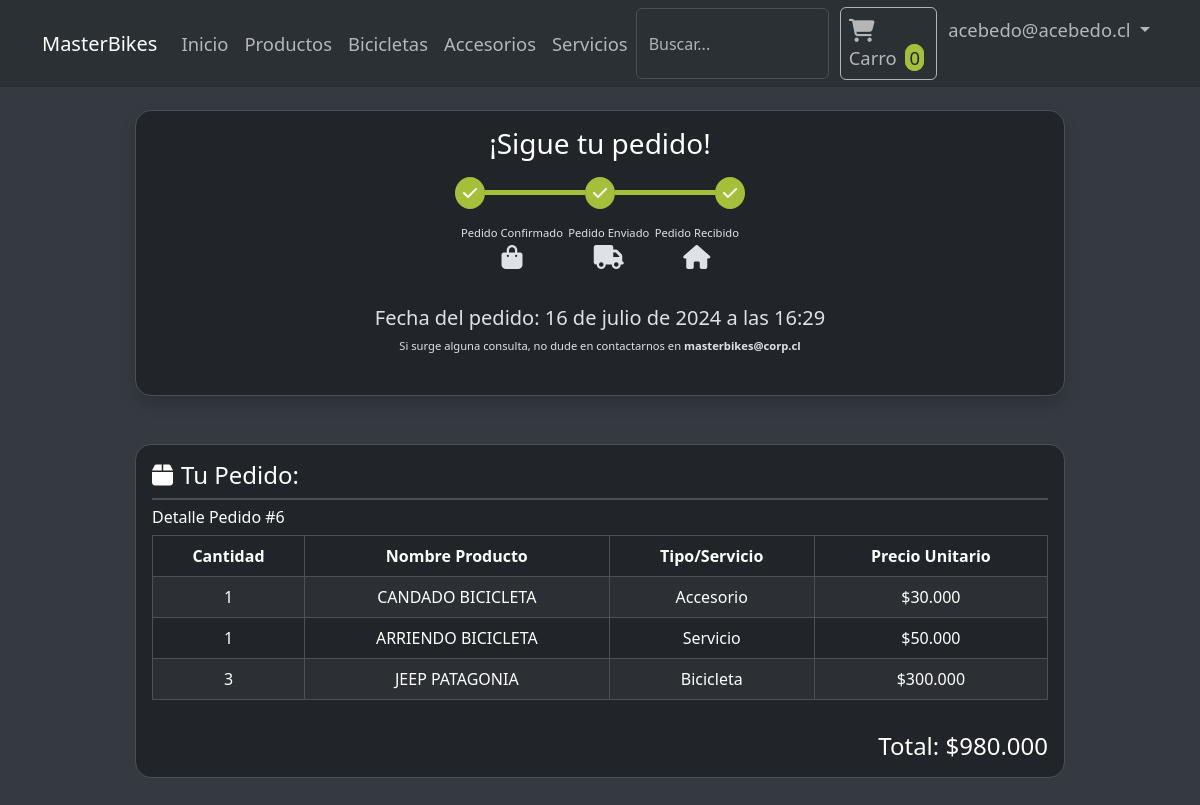
The page /detallepedido/6/ (signed in) on the database its author committed.
### tienda/models.py (models this page shows, shortened)
class User(AbstractBaseUser, PermissionsMixin):
    email = models.EmailField(unique=True)
    rut = models.CharField(max_length=12, unique=True, primary_key=True, verbose_name='RUT')
    first_name = models.CharField(max_length=30)
    last_name = models.CharField(max_length=30)
    is_staff = models.BooleanField(default=False)
    is_active = models.BooleanField(default=True)
    is_superuser = models.BooleanField(default=False)
    objects = CustomUserManager()
    USERNAME_FIELD = 'email'
    EMAIL_FIELD = 'email'
    REQUIRED_FIELDS = []
    class Meta:
        verbose_name = 'User'
        verbose_name_plural = 'Users'

class Pedido(models.Model):
    TIPO_ESTADO_PEDIDO = [
        ('sin confirmar', 'SIN CONFIRMAR'),
        ('en preparacion', 'EN PREPARACION'),
        ('enviado', 'ENVIADO'),
        ('entregado', 'ENTREGADO'),
        ('devuelto', 'DEVUELTO'),
        ('rechazado', 'RECHAZADO'),
        ('cancelado', 'CANCELADO')
    ]
    user = models.ForeignKey(User, on_delete=models.PROTECT, related_name='pedidos')
    total = models.IntegerField()
    estado = models.CharField(max_length=20, choices=TIPO_ESTADO_PEDIDO, default='pendiente')
    fecha_pedido = models.DateTimeField(auto_now_add=True)

class PedidoItem(models.Model):
    pedido = models.ForeignKey(Pedido, related_name='items', on_delete=models.PROTECT)
    producto = models.ForeignKey('Producto', on_delete=models.PROTECT)
    cantidad = models.PositiveIntegerField(default=1)

class Producto(models.Model):
    id = models.AutoField(primary_key=True, unique=True, editable=False)
    nombre = models.CharField(max_length=100)
    descripcion = models.TextField()
    bicicleta = models.ForeignKey(Bicicleta, on_delete=models.SET_NULL, null=True, blank=True)
    servicio = models.ForeignKey(Servicio, on_delete=models.SET_NULL, null=True, blank=True)
    accesorio = models.ForeignKey(Accesorio, on_delete=models.SET_NULL, null=True, blank=True)
    marca = models.ForeignKey(Marca, on_delete=models.SET_NULL, null=True, blank=True)
    stock = models.IntegerField(default=0)
    precio = models.IntegerField(default=0)
    fecha_creacion = models.DateTimeField(auto_now_add=True)
    imagen = models.ImageField(upload_to='static/media/productos/', null=False, blank=True)

### home/views.py (the view)
# urls.py: path('detallepedido/<int:pedido_id>/', views.detallepedido, name='detallepedido'),
@login_required
def detallepedido(request, pedido_id):
    pedido = get_object_or_404(Pedido, id=pedido_id)
    detalle_pedido = PedidoItem.objects.filter(pedido_id = pedido_id)
    estados_completados = ['en preparacion', 'enviado', 'entregado']
    estados_no_completados = ['devuelto', 'rechazado', 'cancelado']
    estados = {
        'first_class': 'complete' if pedido.estado in estados_completados else ('incomplete-red' if pedido.estado in estados_no_completados else 'incomplete'),
        'first_bar': 'fill' if pedido.estado in estados_completados else ('fill-red' if pedido.estado in estados_no_completados else ''),
        'second_class': 'complete' if pedido.estado in estados_completados[1:] else ('incomplete-red' if pedido.estado in estados_no_completados else 'incomplete'),
        'second_bar': 'fill' if pedido.estado in estados_completados[1:] else ('fill-red' if pedido.estado in estados_no_completados else ''),
        'third_class': 'complete' if pedido.estado == 'entregado' else ('incomplete-red' if pedido.estado in estados_no_completados else 'incomplete'),
        'icon_class': 'fa-check' if pedido.estado not in estados_no_completados else 'fa-xmark'
    }
    if request.user.is_staff:
        if request.method == 'POST':
            form = EstadoPedidoForm(request.POST, instance=pedido)
            if form.is_valid():
                form.save()
                return redirect('detallepedido', pedido_id=pedido.id)
        else:
            form = EstadoPedidoForm(instance=pedido)
    else:
        form = None
    return render(request, 'detallepedido.html', {'pedido': pedido, 'productos': detalle_pedido, 'form': form, 'estados': estados})

### home/templatetags/custom_filters.py (called while the page is built)
@register.filter
def currency_format(value):
    return f"${value:,}".replace(",", ".")

### tienda/context_processors.py (called while the page is built)
def cart_context(request):
    if request.user.is_authenticated:
        cart, created = Cart.objects.get_or_create(user=request.user)
        cart_items = CartItem.objects.filter(cart=cart).select_related('producto')
        cart_item_count = sum(item.quantity for item in cart_items)
        items = cart_items
        total = sum(item.producto.precio * item.quantity for item in items)
    else:
        cart = None
        cart_item_count = 0
        items = []
        total = 0
    return {
        'cart_item_count': cart_item_count,
        'cart': cart,
        'items': items,
        'total': total,
    }

### home/templates/detallepedido.html (shortened to what this page needs)
{% extends "layouts/base.html" %}
{% load static %}
{% load custom_filters %}
{% block content %}
<main class="container d-flex flex-column justify-content-center align-items-center mt-4">
    <div class="container col-10 mb-5 bg-dark shadow border rounded-4">
        <div class="d-flex justify-content-center align-items-center flex-column mt-2 mb-2">
            <h3 class="my-2 text-white">¡Sigue tu pedido!</h3>
            <div class="mb-3 w-100 d-flex flex-column align-items-center">
                <div class="row mt-2 mb-3 w-100">
                    <div class="d-flex flex-row align-items-center justify-content-center">
                        <i
                            class="fas {{ estados.icon_class }} p-2 border border-0 {{ estados.first_class }} text-white"></i>
                        <div class="bar {{ estados.first_bar }}"></div>
                        <i
                            class="fas {{ estados.icon_class }} p-2 border border-0 {{ estados.second_class }} text-white"></i>
                        <div class="bar {{ estados.second_bar }}"></div>
                        <i
                            class="fas {{ estados.icon_class }} p-2 border border-0 {{ estados.third_class }} text-white"></i>
                    </div>
                </div>
                <div class="row d-flex justify-content-center w-50 mb-5">
                    <div class="d-flex flex-row align-items-center justify-content-between">
                        <div class="d-flex flex-column justify-content-end align-items-center spacing-left">
                            <p class="small">Pedido Confirmado</p>
                            <i class="fas fa-bag-shopping fa-xl"></i>
                        </div>
                        <div class="d-flex flex-column justify-content-end align-items-center">
                            <p class="small">Pedido Enviado</p>
                            <i class="fas fa-truck fa-xl"></i>
                        </div>
                        <div class="d-flex flex-column justify-content-end align-items-center spacing-right">
                            <p class="small">Pedido Recibido</p>
                            <i class="fas fa-home fa-xl"></i>
                        </div>
                    </div>
                </div>
                <div class="row d-flex justify-content-center">
                    <div class="d-flex flex-row justify-content-center gap-4 text-center">
                        <div>
                            <h5>Fecha del pedido: {{pedido.fecha_pedido}}</h5>
                            <p class="small">Si surge alguna consulta, no dude en contactarnos en
                                <strong>masterbikes@corp.cl</strong></p>
                        </div>
                    </div>
                </div>
            </div>
        </div>
    </div>
    <div class="container col-10 p-0 bg-dark border rounded-4 mb-5">
        <div class="border-bottom border-2 mx-3 my-3 mb-0">
            <h4 class="text-white"><i class="fas fa-box me-2"></i>Tu Pedido:</h4>
        </div>
        <div class="px-3">
            <h6 class="text-white my-2">Detalle Pedido #{{pedido.id}}</h6>
            <div class="table-responsive">
                <table class="table table-dark table-striped table-bordered">
                    <thead>
                        <tr class="text-center">
                            <th scope="col" class="text-white">Cantidad</th>
                            <th scope="col" class="text-white">Nombre Producto</th>
                            <th scope="col" class="text-white">Tipo/Servicio</th>
                            <th scope="col" class="text-white">Precio Unitario</th>
                        </tr>
                    </thead>
                    <tbody>
                        {% for item in productos %}
                        <tr class="text-center">
                            <td class="fw-medium text-white">{{ item.cantidad }}</td>
                            <td class="fw-medium text-white">{{ item.producto.nombre }}</td>
                            <td class="fw-medium text-white">
                                {% if item.producto.bicicleta %}
                                Bicicleta
                                {% elif item.producto.accesorio %}
                                Accesorio
                                {% else %}
                                Servicio
                                {% endif %}
                            </td>
                            <td class="fw-medium text-white">{{item.producto.precio|currency_format}}</td>
                        </tr>
                        {% endfor %}
                    </tbody>
                </table>
            </div>
        </div>
        <div class="text-end  m-3">
            <h4 class="text-white">Total: {{pedido.total|currency_format}}</h4>
        </div>
    </div>
</main>
{% endblock content %}

### home/templates/layouts/base.html (shortened to what this page needs)
{% load static %}
{% load custom_filters %}
<!DOCTYPE html>
<html lang="en" data-bs-theme="dark">
<head>
    <link rel="stylesheet" href="{% static "style/style.css" %}">
    <link rel="stylesheet" href="https://cdnjs.cloudflare.com/ajax/libs/font-awesome/6.5.2/css/all.css" />
</head>
<body>
    <nav class="navbar navbar-expand-lg bg-body-tertiary fixed-top">
        <div class="container">
            <a class="navbar-brand" href="{% url "home" %}">MasterBikes</a>
            <div class="collapse navbar-collapse" id="navbarSupportedContent">
                <ul class="navbar-nav me-auto mb-2 mb-lg-0">
                    <li class="nav-item">
                        <a class="nav-link" href="{% url "home" %}">Inicio</a>
                    </li>
                    <li class="nav-item">
                        <a class="nav-link" href="{% url "finder" %}">Productos</a>
                    </li>
                    <li class="nav-item">
                        <a class="nav-link" href="{% url "finderCategory" "Bicicletas" %}">Bicicletas</a>
                    </li>
                    <li class="nav-item">
                        <a class="nav-link" href="{% url "finderCategory" "Accesorios" %}">Accesorios</a>
                    </li>
                    <li class="nav-item">
                        <a class="nav-link" href="{% url "finderCategory" "Servicios" %}">Servicios</a>
                    </li>
                </ul>
                <ul class="navbar-nav ms-auto mb-2 mb-lg-0 gap-1">
                    <form class="d-flex" role="search" method="GET" action="{% url "finder" %}">
                        <input class="form-control me-2" type="search" name="search" placeholder="Buscar...">
                    </form>
                    <li class="nav-item">
                        <a class="nav-link cart" href="#" data-bs-toggle="offcanvas" data-bs-target="#cartOffcanvas">
                            <i class="fas fa-cart-shopping fa-lg me-1"></i>
                            Carro
                            <span class="cart-item-count ms-1">{{ cart_item_count}}</span>
                        </a>
                    </li>
                    {% if user.is_authenticated %}
                    <li class="nav-item dropdown">
                        <a class="nav-link dropdown-toggle" href="" id="dropdownId" data-bs-toggle="dropdown">
                            {% if user.is_superuser %}
                            Vendedor: {{user.email}}
                            {% else %}
                            {{user.email}}
                            {% endif %}
                        </a>
                    </li>
                    {% else %}
                    <li class="nav-item">
                        <a class="nav-link" href="{% url 'login' %}">Iniciar Sesión</a>
                    </li>
                    {% endif %}
                </ul>
            </div>
        </div>
    </nav>
    {% block content %}
    {% endblock content %}
</body>
</html>

### rows shown on the page
User: email "acebedo@acebedo.cl"
Pedido: fecha_pedido "16 de julio de 2024 a las 16:29", id "6", total "$980.000"
PedidoItem: cantidad "1", producto.nombre "CANDADO BICICLETA", shows "Accesorio", producto.precio "$30.000"
PedidoItem: cantidad "1", producto.nombre "ARRIENDO BICICLETA", shows "Servicio", producto.precio "$50.000"
PedidoItem: cantidad "3", producto.nombre "JEEP PATAGONIA", shows "Bicicleta", producto.precio "$300.000"

### other values the page prints
{{ cart_item_count }} "0"
